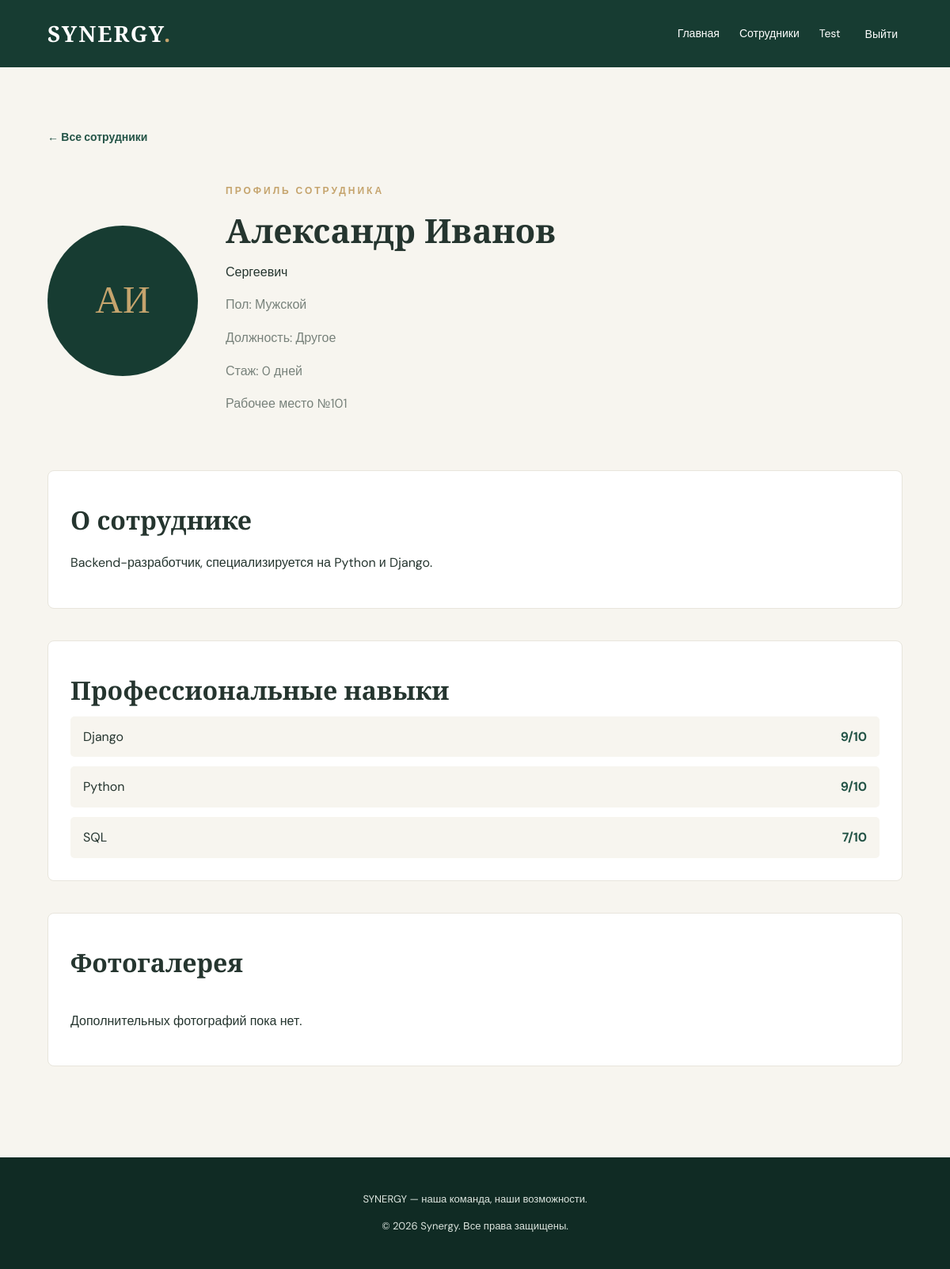
The app's page /employees/2/ (signed in), older data.
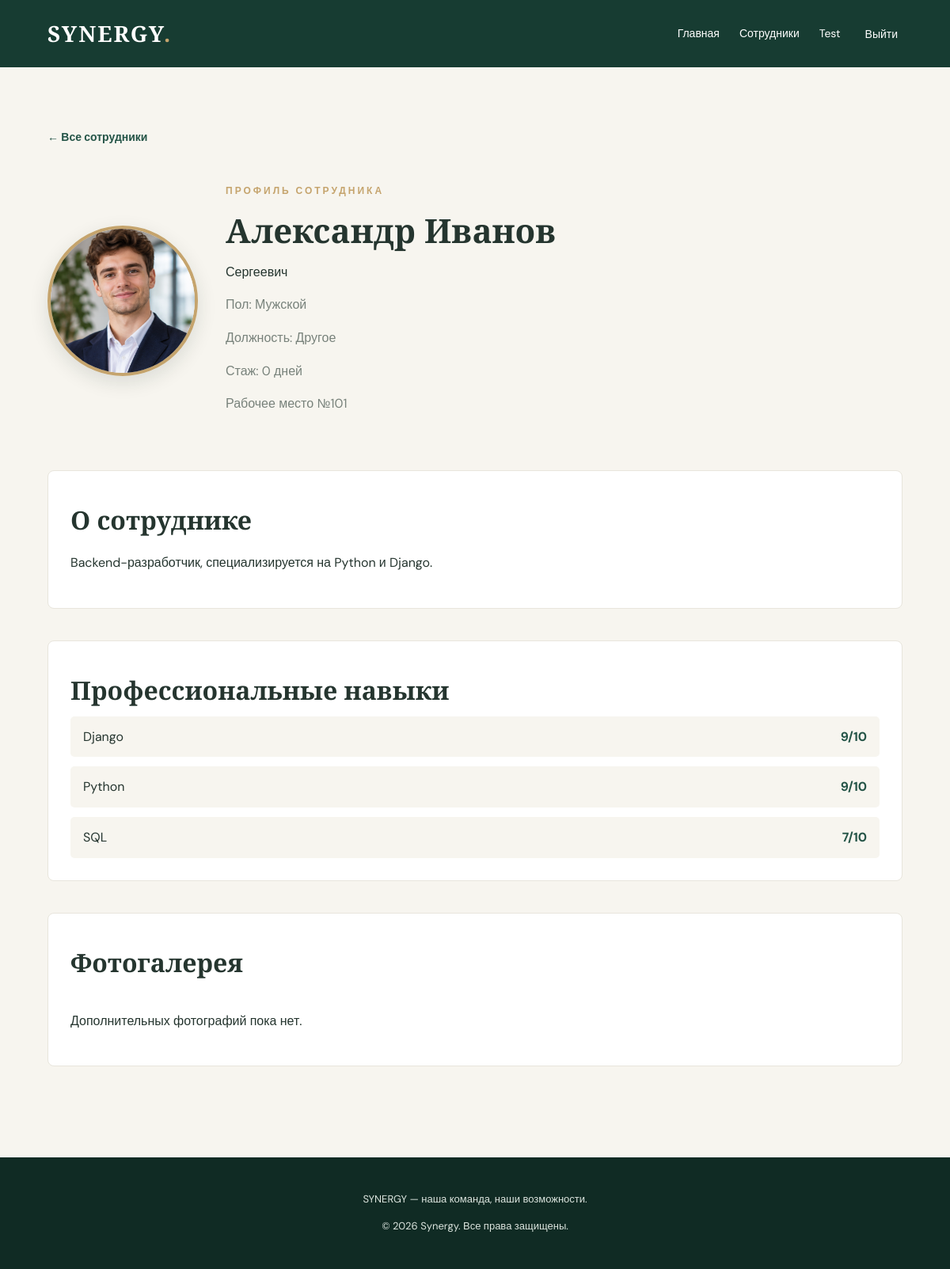
The same page, newer data.
### employees/models.py (models this page shows, shortened)
class Employee(AbstractUser):
    class Gender(models.TextChoices):
        MALE = "M", "Мужской"
        FEMALE = "F", "Женский"
        OTHER = "O", "Другой"
    class Position(models.TextChoices):
        BACKEND = "BACKEND", "Backend-разработчик"
        FRONTEND = "FRONTEND", "Frontend-разработчик"
        TESTER = "TESTER", "Тестировщик"
        OTHER = "OTHER", "Другое"
    middle_name = models.CharField(
        max_length=150,
        blank=True,
        verbose_name="Отчество",
    )
    gender = models.CharField(
        max_length=1,
        choices=Gender.choices,
        blank=True,
        verbose_name="Пол",
    )
    position = models.CharField(
        max_length=20,
        choices=Position.choices,
        default=Position.OTHER,
        verbose_name="Должность",
    )
    hire_date = models.DateField(
        default=timezone.localdate,
        verbose_name="Дата приёма на работу",
    )
    description = models.TextField(
        blank=True,
        verbose_name="Описание",
    )
    skills = models.ManyToManyField(
        Skill,
        through="EmployeeSkill",
        related_name="employees",
        verbose_name="Навыки",
    )
    class Meta:
        verbose_name = "Сотрудник"
        verbose_name_plural = "Сотрудники"
        ordering = ["last_name", "first_name"]

class EmployeeSkill(models.Model):
    employee = models.ForeignKey(
        settings.AUTH_USER_MODEL,
        on_delete=models.CASCADE,
        related_name="employee_skills",
        verbose_name="Сотрудник",
    )
    skill = models.ForeignKey(
        Skill,
        on_delete=models.CASCADE,
        related_name="employee_skills",
        verbose_name="Навык",
    )
    level = models.PositiveSmallIntegerField(
        validators=[
            MinValueValidator(1),
            MaxValueValidator(10),
        ],
        verbose_name="Уровень владения",
    )
    class Meta:
        verbose_name = "Навык сотрудника"
        verbose_name_plural = "Навыки сотрудников"
        constraints = [
            models.UniqueConstraint(
                fields=["employee", "skill"],
                name="unique_employee_skill",
            )
        ]
        ordering = ["employee", "skill"]

class Skill(models.Model):
    name = models.CharField(max_length=100, unique=True)
    description = models.TextField(blank=True)
    class Meta:
        verbose_name = "Навык"
        verbose_name_plural = "Навыки"
        ordering = ["name"]

class EmployeeImage(models.Model):
    employee = models.ForeignKey(
        Employee,
        on_delete=models.CASCADE,
        related_name="gallery",
        verbose_name="Сотрудник",
    )
    image = models.ImageField(
        upload_to="employees/gallery/%Y/%m/",
        verbose_name="Изображение",
    )
    order = models.PositiveIntegerField(
        default=0,
        verbose_name="Порядковый номер",
    )
    class Meta:
        verbose_name = "Фотография сотрудника"
        verbose_name_plural = "Галерея фотографий"
        ordering = ["order", "id"]

### workplaces/models.py (models this page shows, shortened)
class Workplace(models.Model):
    desk_number = models.PositiveIntegerField(
        unique=True,
        verbose_name="Номер рабочего места",
    )
    employee = models.OneToOneField(
        settings.AUTH_USER_MODEL,
        on_delete=models.SET_NULL,
        null=True,
        blank=True,
        related_name="workplace",
        verbose_name="Сотрудник",
    )
    description = models.TextField(
        blank=True,
        verbose_name="Дополнительная информация",
    )
    class Meta:
        verbose_name = "Рабочее место"
        verbose_name_plural = "Рабочие места"
        ordering = ["desk_number"]

### employees/views.py (the view)
class EmployeeDetailView(LoginRequiredMixin, DetailView):
    model = Employee
    template_name = "employees/employee_detail.html"
    context_object_name = "employee"
    def get_queryset(self):
        return optimize_employee_queryset(
            Employee.objects.filter(is_active=True)
        )
    def get_context_data(self, **kwargs):
        context = super().get_context_data(**kwargs)
        employee = self.object
        gallery = list(employee.gallery.all())
        context["experience_days"] = get_experience_days(employee)
        context["main_photo"] = gallery[0] if gallery else None
        context["extra_gallery"] = gallery[1:]
        return context

### employees/views.py (called while the page is built)
def get_experience_days(employee):
    today = timezone.localdate()
    return max((today - employee.hire_date).days, 0)

def optimize_employee_queryset(queryset):
    return queryset.select_related(
        "workplace"
    ).prefetch_related(
        "employee_skills__skill",
        "gallery",
    )

### employees/templates/employees/employee_detail.html (shortened to what this page needs)
{% extends "base.html" %}
{% block content %}
<section class="section container">
    <a class="text-link" href="{% url 'employees:employee_list' %}">
        ← Все сотрудники
    </a>
    <div class="detail-header">
        {% if main_photo %}
            <img
                class="detail-photo"
                src="{{ main_photo.image.url }}"
                alt="{{ employee.first_name }} {{ employee.last_name }}"
            >
        {% else %}
            <div class="detail-monogram">
                {{ employee.first_name|first|upper }}{{ employee.last_name|first|upper }}
            </div>
        {% endif %}
        <div class="detail-heading">
            <p class="eyebrow">ПРОФИЛЬ СОТРУДНИКА</p>
            <h1>
                {{ employee.first_name }} {{ employee.last_name }}
            </h1>
            {% if employee.middle_name %}
                <p>{{ employee.middle_name }}</p>
            {% endif %}
            <p class="muted">
                Пол: {{ employee.get_gender_display|default:"Не указан" }}
            </p>
            <p class="muted">
                Должность: {{ employee.get_position_display }}
            </p>
            <p class="muted">
                Стаж: {{ experience_days }} дней
            </p>
            {% if employee.workplace %}
                <p class="muted">
                    Рабочее место №{{ employee.workplace.desk_number }}
                </p>
            {% else %}
                <p class="muted">Рабочее место не назначено</p>
            {% endif %}
        </div>
    </div>
    {% if employee.description %}
        <div class="detail-section">
            <h2>О сотруднике</h2>
            <p>{{ employee.description|linebreaks }}</p>
        </div>
    {% endif %}
    <div class="detail-section">
        <h2>Профессиональные навыки</h2>
        <div class="skill-list">
            {% for employee_skill in employee.employee_skills.all %}
                <div class="skill-row">
                    <span>{{ employee_skill.skill.name }}</span>
                    <span class="skill-level">
                        {{ employee_skill.level }}/10
                    </span>
                </div>
            {% empty %}
                <p>Навыки пока не указаны.</p>
            {% endfor %}
        </div>
    </div>
    <div class="detail-section">
        <h2>Фотогалерея</h2>
        <div class="gallery-grid">
            {% for photo in extra_gallery %}
                <div class="gallery-item">
                    <img
                        src="{{ photo.image.url }}"
                        alt="Фотография {{ employee.first_name }} {{ employee.last_name }}"
                    >
                    <span>Фото {{ photo.order }}</span>
                </div>
            {% empty %}
                <p>Дополнительных фотографий пока нет.</p>
            {% endfor %}
        </div>
    </div>
</section>
{% endblock %}

### templates/base.html (shortened to what this page needs)
{% load static %}
<!DOCTYPE html>
<html lang="ru">
<head>
    <link rel="stylesheet" href="{% static 'css/style.css' %}">
</head>
<body>
<header class="site-header">
    <div class="container nav-container">
        <a class="brand" href="{% url 'employees:home' %}">
            SYNERGY<span>.</span>
        </a>
        <nav class="navigation">
            <a href="{% url 'employees:home' %}">Главная</a>
            <a href="{% url 'employees:employee_list' %}">Сотрудники</a>
            {% if user.is_authenticated %}
                <span class="nav-user">{{ user.first_name|default:user.username }}</span>
                <form method="post" action="{% url 'logout' %}" class="logout-form">
                    <button type="submit" class="nav-link-button">Выйти</button>
                </form>
            {% else %}
                <a href="{% url 'login' %}">Войти</a>
            {% endif %}
        </nav>
    </div>
</header>
<main>
    {% block content %}{% endblock %}
</main>
<footer class="site-footer">
    <div class="container">
        <p>SYNERGY — наша команда, наши возможности.</p>
        <p>© 2026 Synergy. Все права защищены.</p>
    </div>
</footer>
</body>
</html>

### static/css/style.css (style rules this page uses)
:root { --green: #173c32; --green-light: #245447; --gold: #c5a46d; --cream: #f7f5ef; --white: #ffffff; --text: #25352f; --muted: #78827b; --border: #e8e5dc; }
* { box-sizing: border-box; }
body { margin: 0; background: var(--cream); color: var(--text); font-family: "DM Sans", sans-serif; line-height: 1.6; }
a { color: inherit; text-decoration: none; }
.container { width: min(1120px, 90%); margin: 0 auto; }
.site-header { background: var(--green); color: var(--white); padding: 20px 0; }
.nav-container { display: flex; justify-content: space-between; align-items: center; gap: 20px; }
.brand { font-family: "Playfair Display", serif; font-size: 28px; font-weight: 700; letter-spacing: 2px; }
.brand span { color: var(--gold); }
.navigation { display: flex; align-items: center; gap: 25px; flex-wrap: wrap; }
.navigation a, .nav-user, .nav-link-button { color: var(--white); font-size: 14px; }
.logout-form { display: inline; }
.nav-link-button { border: 0; background: none; cursor: pointer; font-family: inherit; }
.eyebrow { color: var(--gold); font-size: 12px; font-weight: 700; letter-spacing: 3px; }
.hero h1, .page-banner h1, .detail-header h1, .login-card h1 { font-family: "Playfair Display", serif; font-size: clamp(36px, 6vw, 64px); line-height: 1.15; margin: 15px 0; }
.section { padding-top: 75px; padding-bottom: 75px; }
.section-heading h2, .detail-section h2 { font-family: "Playfair Display", serif; font-size: 32px; margin: 8px 0; }
.text-link { color: var(--green-light); font-weight: 700; font-size: 14px; }
.detail-header { display: flex; align-items: center; gap: 35px; margin: 35px 0 55px; }
.detail-heading { min-width: 0; }
.detail-header h1 { font-size: 42px; }
.detail-photo { width: 190px; height: 190px; flex-shrink: 0; object-fit: cover; object-position: center 25%; border-radius: 50%; border: 4px solid var(--gold); box-shadow: 0 8px 24px rgba(20, 45, 35, 0.12); }
.detail-section { margin: 40px 0; padding: 28px; background: var(--white); border: 1px solid var(--border); border-radius: 8px; }
.skill-list { display: grid; gap: 12px; }
.skill-row { display: flex; justify-content: space-between; padding: 13px 16px; background: var(--cream); border-radius: 5px; }
.skill-level { color: var(--green-light); font-weight: 700; }
.gallery-grid { display: grid; grid-template-columns: repeat( auto-fit, minmax(240px, 1fr) ); gap: 24px; margin-top: 20px; }
.muted { color: var(--muted); }
.site-footer { background: #102b24; color: #dce5df; padding: 30px 0; text-align: center; font-size: 13px; }

Row changes from the older to the newer data that the page shows:
added EmployeeImage: image (picture)
shown differently, row unchanged: Employee "Александр": first_name|first "А" → (not shown); last_name|first "И" → (not shown)
